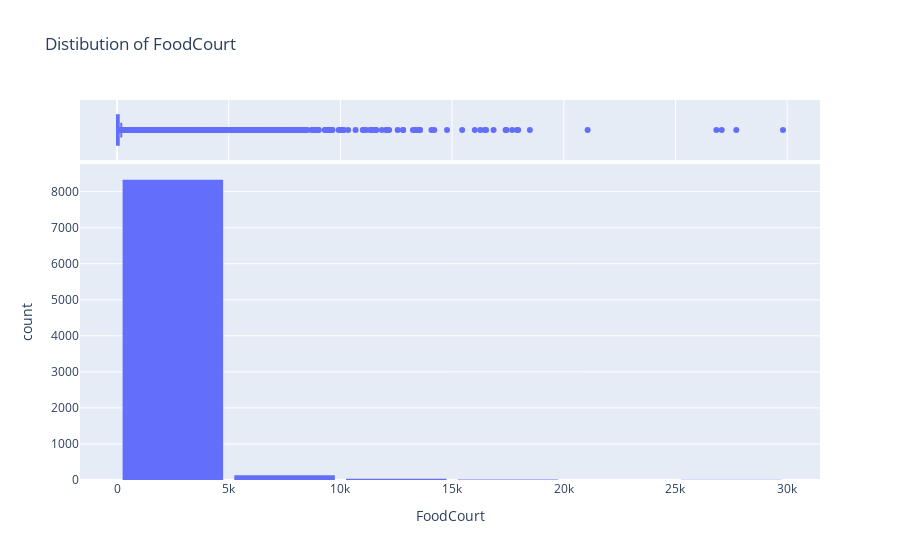

This figure's notebook cell:
### Markdown cell above
From the above cell, Foodcourt is the correlated with Transported

### Code cell
fig = px.histogram(train_data, x ='FoodCourt', marginal = 'box', nbins = 10, title='Distibution of FoodCourt')
fig.update_layout(bargap=0.1)
fig.show()

### Figure 1 — Plotly figure (JSON) as saved in the notebook; plotly's stock layout.template omitted (floating-point values rounded to 4 significant figures; data arrays with more than 128 entries replaced by an {"elided": "..."} marker saying what was removed)
{"data": [{"alignmentgroup": "True", "bingroup": "x", "hovertemplate": "FoodCourt=%{x}<br>count=%{y}<extra></extra>", "legendgroup": "", "marker": {"color": "#636efa", "pattern": {"shape": ""}}, "name": "", "nbinsx": 10, "offsetgroup": "", "orientation": "v", "showlegend": false, "type": "histogram", "x": {"elided": "8693 int values"}, "xaxis": "x", "yaxis": "y"}, {"alignmentgroup": "True", "hovertemplate": "FoodCourt=%{x}<extra></extra>", "legendgroup": "", "marker": {"color": "#636efa"}, "name": "", "notched": true, "offsetgroup": "", "showlegend": false, "type": "box", "x": {"elided": "8693 int values"}, "xaxis": "x2", "yaxis": "y2"}], "layout": {"bargap": 0.1, "barmode": "relative", "legend": {"tracegroupgap": 0}, "title": {"text": "Distibution of FoodCourt"}, "xaxis": {"anchor": "y", "domain": [0, 1], "title": {"text": "FoodCourt"}}, "xaxis2": {"anchor": "y2", "domain": [0, 1], "matches": "x", "showgrid": true, "showticklabels": false}, "yaxis": {"anchor": "x", "domain": [0, 0.8316], "title": {"text": "count"}}, "yaxis2": {"anchor": "x2", "domain": [0.8416, 1], "matches": "y2", "showgrid": false, "showline": false, "showticklabels": false, "ticks": ""}}}
